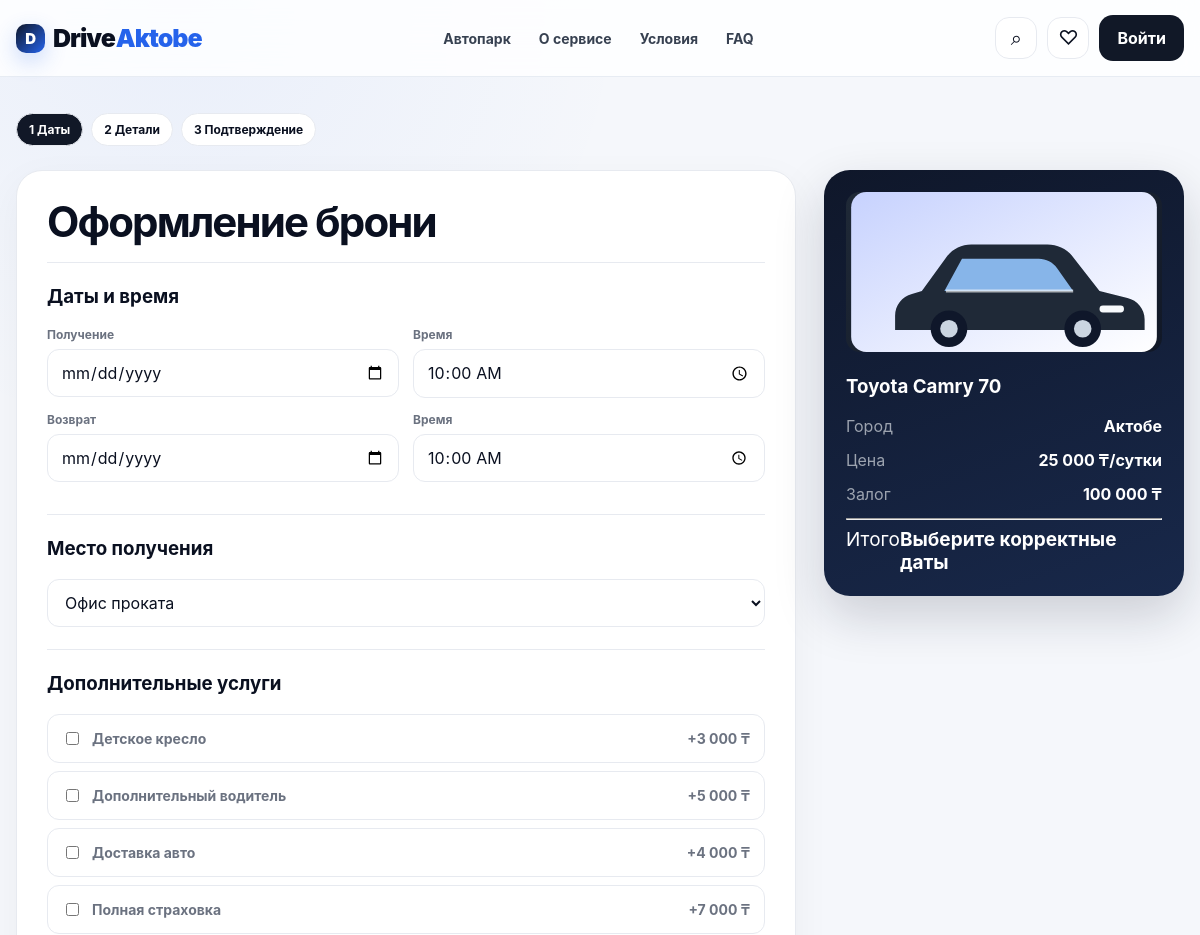
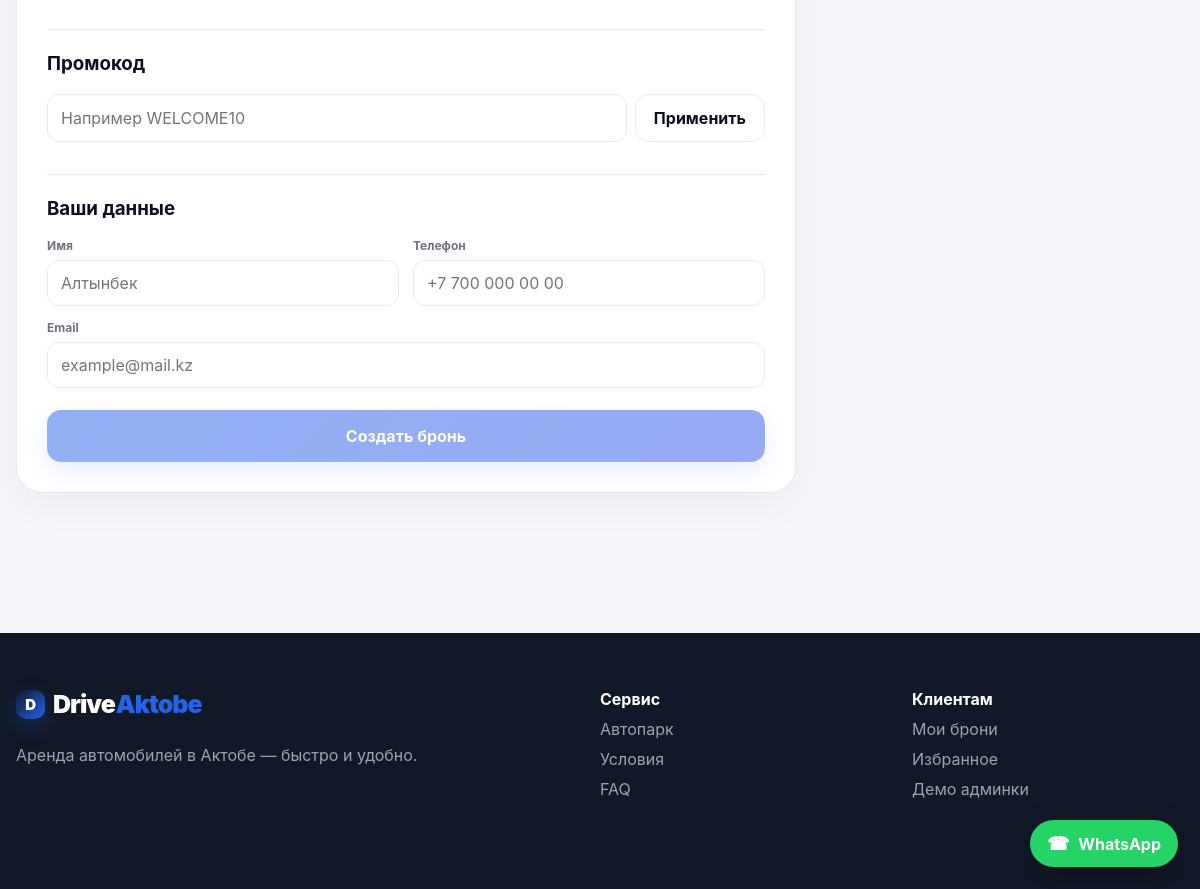
/booking/1, run on the app's committed database (2 pictures, top to bottom).
### tables this page shows
CREATE TABLE cars(
      id INTEGER PRIMARY KEY AUTOINCREMENT, name TEXT, city TEXT, price INTEGER, class TEXT,
      body TEXT, gearbox TEXT, fuel TEXT, seats INTEGER, year INTEGER, deposit INTEGER,
      rating REAL DEFAULT 5, image TEXT, badge TEXT, features TEXT, status TEXT DEFAULT 'Доступен',
      hidden INTEGER DEFAULT 0, created_at TEXT
    );

### app.py (the view)
@app.get('/booking/{car_id}', response_class=HTMLResponse, name='booking')
def booking_get(request:Request,car_id:int,pickup:str='',return_date:str=Query('',alias='return'),promo:str=''):
    car=car_by_id(car_id)
    if not car or car['hidden'] or car['status']!='Доступен': return HTMLResponse('Автомобиль сейчас недоступен',404)
    return templates.TemplateResponse(request=request,name='booking.html',context=ctx(request,car=car,pickup=pickup,return_date=return_date,promo=promo,extra_prices=EXTRA_PRICES))

### templates/booking.html
{% extends 'base.html' %}{% block title %}Бронирование {{ car.name }}{% endblock %}{% block content %}<section class="container booking-page"><div class="stepper"><span class="active">1 Даты</span><span>2 Детали</span><span>3 Подтверждение</span></div><div class="booking-layout"><form class="booking-form" method="post" id="booking-form"><h1>Оформление брони</h1><div class="form-section"><h3>Даты и время</h3><div class="form-grid"><div><label>Получение</label><input required type="date" name="pickup_date" id="pickup_date" value="{{ pickup or '' }}"></div><div><label>Время</label><input required type="time" name="pickup_time" value="10:00"></div><div><label>Возврат</label><input required type="date" name="return_date" id="return_date" value="{{ return_date or '' }}"></div><div><label>Время</label><input required type="time" name="return_time" value="10:00"></div></div><div id="availability" class="availability-note"></div></div><div class="form-section"><h3>Место получения</h3><select name="pickup_location"><option>Офис проката</option><option>Доставка по адресу</option><option>Аэропорт</option></select></div><div class="form-section"><h3>Дополнительные услуги</h3>{% for name,price in extra_prices.items() %}<label class="check"><input type="checkbox" name="extras" value="{{ name }}"> {{ name }} <b>+{{ '{:,}'.format(price).replace(',', ' ') }} ₸</b></label>{% endfor %}</div><div class="form-section"><h3>Промокод</h3><div class="promo-apply"><input name="promo_code" id="promo-code" value="{{ promo or '' }}" placeholder="Например WELCOME10"><button class="btn btn-light" type="button" id="apply-promo">Применить</button></div><div id="promo-result" class="availability-note"></div></div><div class="form-section"><h3>Ваши данные</h3><div class="form-grid"><div><label>Имя</label><input required name="customer_name" value="{{ user.name if user else '' }}" placeholder="Алтынбек"></div><div><label>Телефон</label><input required name="phone" value="{{ user.phone if user else '' }}" placeholder="+7 700 000 00 00"></div><div class="wide"><label>Email</label><input name="email" type="email" value="{{ user.email if user else '' }}" placeholder="example@mail.kz"></div></div></div><button class="btn btn-primary btn-lg btn-full" id="submit-booking">Создать бронь</button></form><aside class="summary-card"><img src="{{ url_for('static', path=car.image) }}"><h3>{{ car.name }}</h3><div class="summary-line"><span>Город</span><b>{{ car.city }}</b></div><div class="summary-line"><span>Цена</span><b>{{ '{:,}'.format(car.price).replace(',', ' ') }} ₸/сутки</b></div><div class="summary-line"><span>Залог</span><b>{{ '{:,}'.format(car.deposit).replace(',', ' ') }} ₸</b></div><hr><div class="summary-total"><span>Итого</span><b id="live-total">Выберите даты</b></div></aside></div></section><script>window.bookingPrice={{ car.price }};window.bookingCarId={{ car.id }};window.extraPrices={{ extra_prices|tojson }};</script>{% endblock %}

### static/css/style.css (style rules this page uses)
:root { --bg:#f6f7fb;--card:#fff;--ink:#111827;--muted:#6b7280;--line:#e5e7eb;--blue:#2f66ff;--blue2:#1845d8;--soft:#eef3ff;--shadow:0 18px 60px rgba(17,24,39,.08);--radius:22px }
* { box-sizing:border-box }
html { scroll-behavior:smooth }
body { margin:0;font-family:Inter,ui-sans-serif,system-ui,-apple-system,BlinkMacSystemFont,"Segoe UI",sans-serif;color:var(--ink);background:var(--bg) }
button,input,select { font:inherit }
.container { width:min(1180px,calc(100% - 32px));margin:auto }
.btn { border:0;border-radius:14px;padding:13px 18px;font-weight:750;cursor:pointer;display:inline-flex;align-items:center;justify-content:center;gap:8px }
.btn-primary { background:var(--blue);color:white;box-shadow:0 8px 24px rgba(47,102,255,.22) }
.btn-light { background:white;color:var(--ink);border:1px solid var(--line) }
.btn-full { width:100% }
.btn-lg { padding:16px 22px;font-size:16px }
.hero h1,.page-hero h1,.detail-page h1,.booking-page h1,.text-page h1,.profile-main h1,.admin-heading h1 { font-size:clamp(34px,5vw,68px);line-height:.98;letter-spacing:-.045em;margin:0 0 20px }
label { display:block;font-size:12px;font-weight:750;color:#6b7280;margin-bottom:7px }
input,select { width:100%;border:1px solid var(--line);background:white;border-radius:12px;padding:12px 13px;color:var(--ink);outline:none }
.booking-page { padding:36px 0 80px }
.stepper { display:flex;gap:8px;margin-bottom:24px }
.stepper span { padding:8px 12px;border-radius:999px;background:white;border:1px solid var(--line);font-size:12px;font-weight:700 }
.stepper .active { background:#111827;color:white }
.booking-layout { display:grid;grid-template-columns:1fr 360px;gap:28px }
.booking-form { background:white;border:1px solid var(--line);border-radius:22px;padding:30px }
.booking-form h1 { font-size:42px }
.form-section { padding:22px 0;border-top:1px solid var(--line) }
.form-section h3 { margin-top:0 }
.form-grid { display:grid;grid-template-columns:1fr 1fr;gap:14px }
.wide { grid-column:1/-1 }
.check { display:flex;align-items:center;gap:10px;padding:14px;border:1px solid var(--line);border-radius:12px;margin-bottom:8px;font-size:14px }
.check input { width:auto }
.check b { margin-left:auto }
.summary-card { background:#111827;color:white;border-radius:22px;padding:22px;height:max-content;position:sticky;top:96px }
.summary-card img { width:100%;height:160px;object-fit:contain;background:linear-gradient(145deg,#1f2937,#111827);border-radius:14px }
.summary-line { display:flex;justify-content:space-between;gap:15px;margin:14px 0 }
.summary-line span { color:#9ca3af }
.summary-total { display:flex;justify-content:space-between;font-size:19px }
button:disabled,.disabled { opacity:.5;pointer-events:none;cursor:not-allowed }
.promo-apply { display:flex;gap:8px }
.promo-apply input { flex:1 }
:root { --ink:#0a1020;--muted:#667085;--line:#e7eaf0;--blue:#2563eb;--blue2:#1748c9;--violet:#6d5dfc;--bg:#f5f7fb;--shadow:0 24px 70px rgba(15,23,42,.10) }
body { background:radial-gradient(circle at 15% 0%,rgba(37,99,235,.055),transparent 28rem),var(--bg) }
.btn,.icon-btn,.car-card,.quick-cats a,.benefits>div,.panel,.stat { transition:transform .22s ease,box-shadow .22s ease,border-color .22s ease,background .22s ease }
.booking-form,.auth-card,.profile-main,.profile-side,.summary-card { border-radius:26px }
.booking-form { box-shadow:0 12px 40px rgba(15,23,42,.045) }
.summary-card { background:linear-gradient(160deg,#0f172a,#18284a);box-shadow:0 20px 50px rgba(15,23,42,.18) }
input,select,textarea { transition:border-color .18s ease,box-shadow .18s ease,background .18s ease }
.btn-primary { background:linear-gradient(135deg,#2563eb,#3157e8) }

### data on the page
cars: image (picture), name "Toyota Camry 70", city "Актобе", price "25 000", deposit "100 000"

### other printed values
{{ name }} "Детское кресло" "Дополнительный водитель" "Доставка авто" "Полная страховка"
{{ '{:,}'.format(price).replace(',', ' ') }} "3 000" "5 000" "4 000" "7 000"
